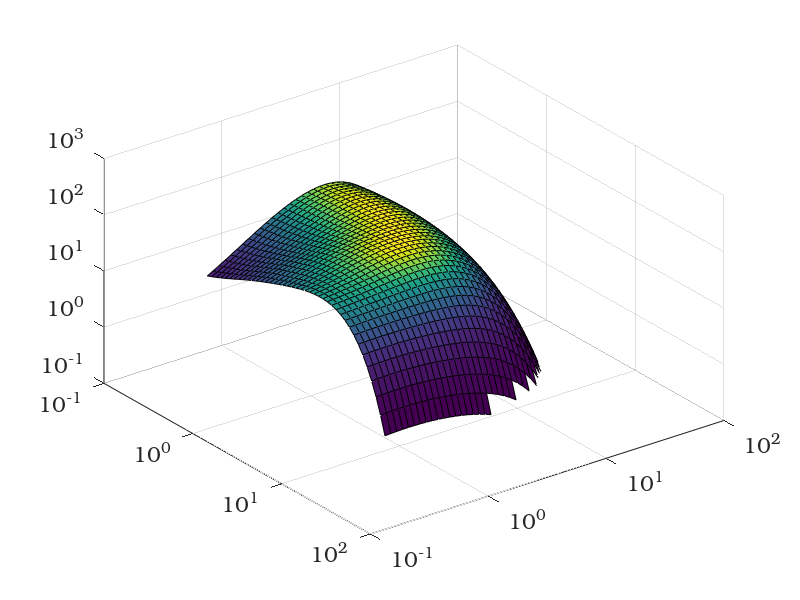

MATLAB code for this plot: (Note: this script raises an error after producing the figure.)
%
%	Kelly has a 1979 paper in JOSA, v. 69, no. 10, p. 1340
%	Motion and vision.  II. Stabilized spatio-temporal 
%	threshold surface
%
%	In which he defines the following equation for a
%	space-time sensitivity.
%
%	He uses omega for temporal freq  (cyc/sec)
%	        alpha for spatial freq   (cyc/deg)
%		nu    for velocity, i.e. 
%		  omega/alpha =  (cyc/sec / cyc/deg ) = deg/sec
%
%	Eqn. 8 defines the complete surface fit, but in general
%	terms it is
%
cd /home/brian/fov/07pattern/fig/subKellySurface

ft = 10 .^ [-.5:.05:1.7]
fs = 10 .^ [-.5:.05:1.3]

[ft fs] = meshgrid(ft,fs);
alpha = 2*pi*fs;	%used in the formula, related to spatial frequency

v = ft ./ fs;	%nu
k = 6.1 + 7.3*(abs(log10( v / 3 ))) .^ 3;
amax = 45.9 ./ (v + 2);
G = k .* v .* (alpha .* alpha) .* exp(-2*alpha ./ amax);

%	Pull out the ones above 1;
l = G < 1;
G(l) = ones(size(G(l)))*(0/0);  %	This sets the bad ones to NaN

% Student in Australia pointed out that to make this workf
% for standing, rather than traveling, waves we need to plot
% G/2 (see Kelly, 1979, p. 1341 and related discussion
%

G = G/2;

%view(233,40)
%view(143,40)
%view(-43,40)
%view(-123,40)

surf(ft,fs, G)
set(gca,'FontName','Bookman')
set(gca,'FontSize',16)

view(53,40)
set(gca,'zscale','log','xscale','log','yscale','log');
set(gca,'zlim',[0.5 300], 'xlim',[mmin(ft) 1.2*mmax(ft)], ...
        'ylim',[mmin(fs),1.2*mmax(fs)]);
set(gca,'xtick',[1 2 4 8 16 32],'ytick',[1 2 4 8 16 32],'ztick',[1 10 100])
grid on
colormap(0.5 + gray(100)*0.5)
%
%	TO print out for book
%

mp = [0.5*gray(64) + .5];
colormap(mp)
print -deps kellySurface.eps
print -dill kellySurface.ill

%%%%%%%%%%%%%%%%%%%%%%%%%%%%%%%%5
%	Rerun to print to deskjet, then do this
%
colormap('cool')
xlabel('Temporal frequency (hz)')
ylabel('Spatial frequency (cpd)')
zlabel('Contrast sensitivity')
%print -dpsc -Pdeskjet

%%%%%%%%%%%%%%%%%%%%%%%%%%%%%%%%%%%%%%%%%%%%%%%%%
%
%	This makes figure 9 in Kelly 1979
%
fs = [.1 .2 .4 .8 1.6 3.2 6.4 12.8 25];
alpha = 2*pi*fs;

v = 3;
k = 6.1 + 7.3*abs(log10(v/3).^3)
amax = 45.9 ./ (v+2);
G1 = k * v * (alpha .^ 2) .* exp( -2 * (alpha / amax ));
plot(fs,G1)
set(gca,'xscale','log','yscale','log','xlim',[.15 8],'ylim',[1 1000]);

v = 32;
k = 6.1 + 7.3*abs(log10(v/3).^3)
amax = 45.9 ./ (v+2);
G2 = k * v * (alpha .^ 2) .* exp( -2 * (alpha / amax ));
plot(fs,[G1;G2])
set(gca,'xscale','log','yscale','log','xlim',[.15 8],'ylim',[1 1000]);

